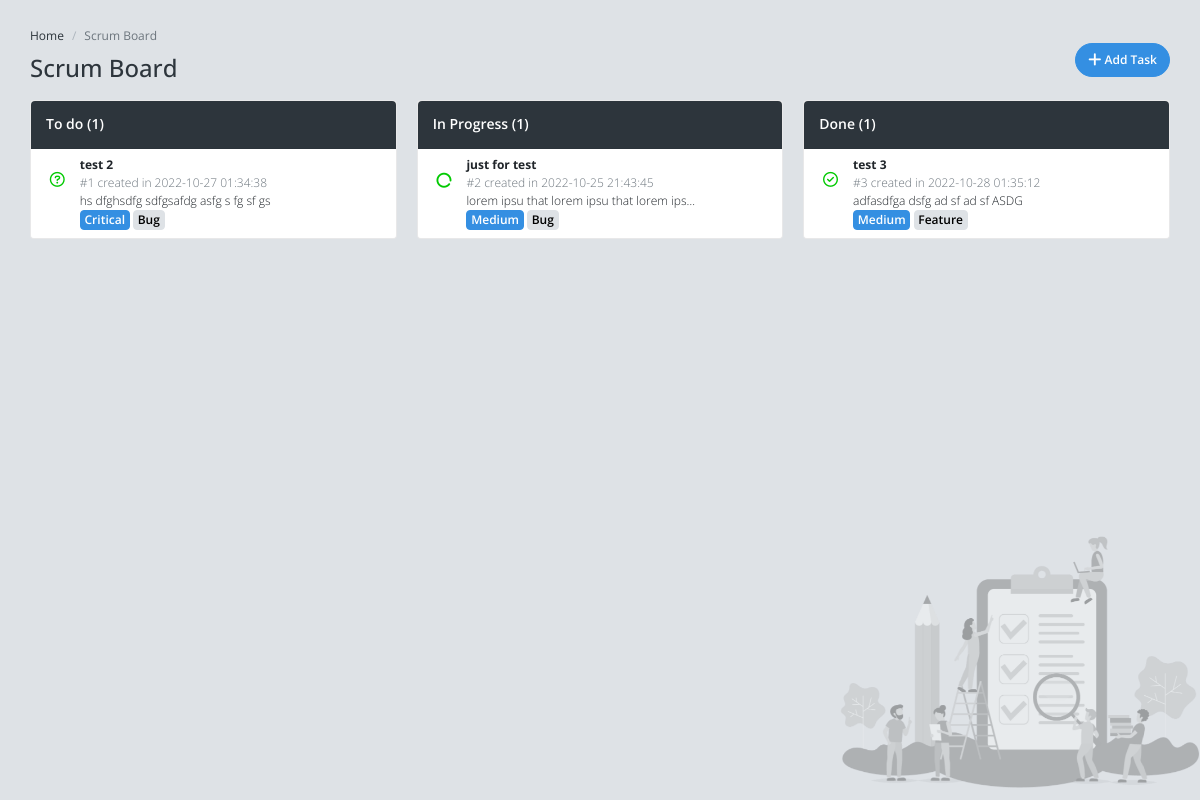
Before: / with the older database file.
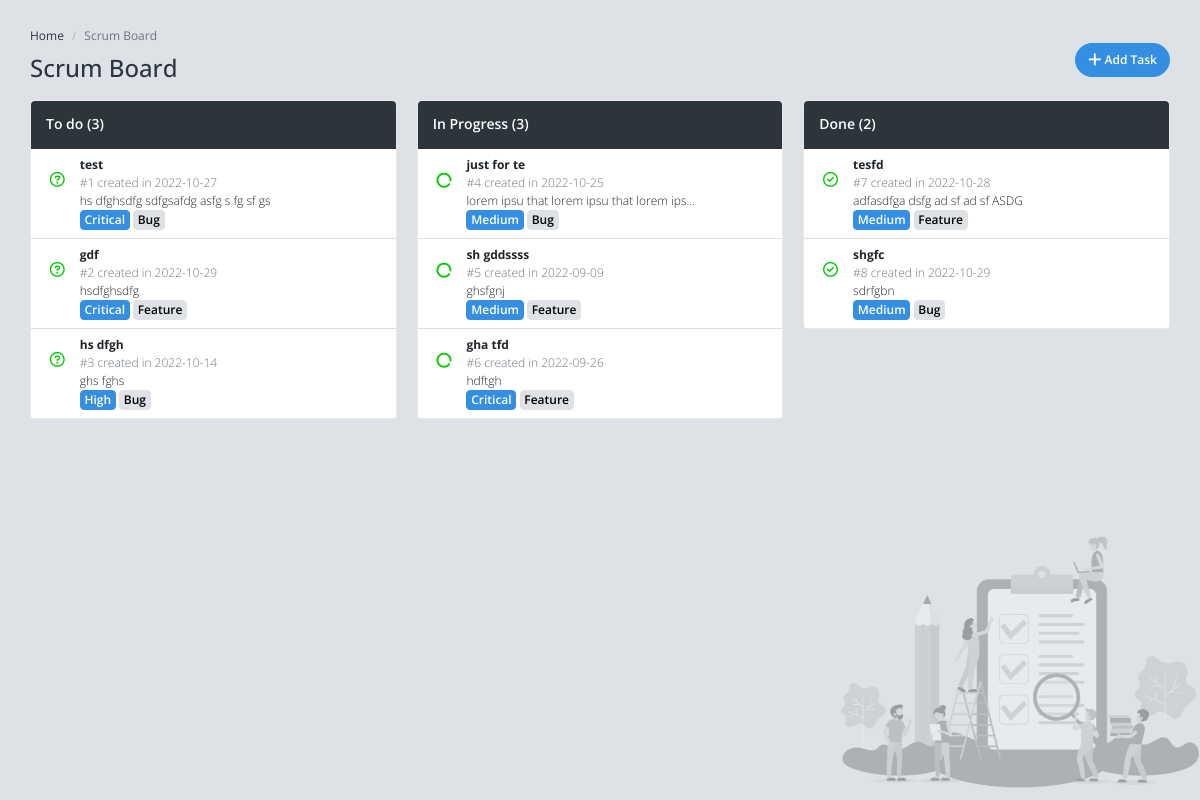
After: the same page with the newer database file.
### tables this page shows
CREATE TABLE `tasks` (
  `id` int(11) NOT NULL,
  `title` varchar(255) NOT NULL,
  `type_id` int(11) NOT NULL,
  `priority_id` int(11) NOT NULL,
  `status_id` int(11) NOT NULL,
  `task_datetime` date NOT NULL,
  `description` text NOT NULL
);

CREATE TABLE `priorities` (
  `id` int(11) NOT NULL,
  `name` varchar(255) NOT NULL
);

CREATE TABLE `types` (
  `id` int(11) NOT NULL,
  `name` varchar(255) NOT NULL
);

### controller.php (called while the page is built, shortened)
<?php
    $allTasks = getTasks();
    $toDoCount = 0;
    $inProgressCount = 0;
    $doneCount = 0;
    $allTasksCount = 1;
?>

### database.php (called while the page is built, shortened)
<?php
    function connect(){
        $serv = "localhost";
        $user = "root";
        $password = "";
        $DB = "youcodescrumboard";
        $con = new mysqli($serv , $user , $password , $DB);
        return $con;
    }
?>

### scripts.php (called while the page is built, shortened)
<?php
    include('database.php');
    function getTasks()
    {
        $sql = "SELECT ts.id as idTask,
            ts.title as titleTask,
            ts.type_id as typeTask,
            ts.priority_id as priorityTask,
            ts.status_id as statusTask,
            ts.task_datetime as dateTask,
            ts.description as descriptionTask,
            ty.name as nameType,
            st.name as nameStatus,
            pr.name as namePriority
            FROM tasks ts, types ty, statuses st, priorities pr
            WHERE ty.id = ts.type_id
            AND pr.id = ts.priority_id
            AND st.id = ts.status_id;";
        $result = connect() -> query($sql);
        return $result;
    }
?>

### index.php (the view, shortened to what this page needs)
<?php
    include ('scripts.php');
    include('controller.php');
?>
<!DOCTYPE html>
<html lang="en">
    <head>
        <link href="https://cdn.jsdelivr.net/npm/bootstrap@5.1.3/dist/css/bootstrap.min.css" rel="stylesheet" />
        <link href="assets/css/vendor.min.css" rel="stylesheet" />
        <link href="assets/css/default/app.min.css" rel="stylesheet" />
        <link href="assets/css/style.css" rel="stylesheet" />
    </head>
    <body>
        <div id="app" class="app-without-sidebar">
            <div id="content" class="app-content main-style">
                <div class="nav justify-content-between align-items-center">
                    <div>
                        <ol class="breadcrumb">
                            <li class="breadcrumb-item">
                                <a href="javascript:;">Home</a>
                            </li>
                            <li class="breadcrumb-item text-secondary">Scrum Board</li>
                        </ol>
                        <h1 class="page-header">Scrum Board</h1>
                    </div>
                    <div class="text-end button">
                        <a class="btn rounded-pill btn-primary" onclick="createTask()" >
                            Add Task
                        </a>
                    </div>
                </div>
                <div class="row">
                    <div class="col-lg-4 mb-3 col-md-6">
                        <div class="card">
                            <div class="card-header bg-dark">
                                <h4 class="text-white pt-2">To do (<span id="to-do-tasks-count"><?php echo $toDoCount; ?></span>)</h4>
                            </div>
                            <div class="list-group list-group-flush" id="toDo-tasks">
                                <?php foreach ($allTasks as $tasks) {
                                        if($tasks['nameStatus'] === "To Do"){
                                ?>
                                <button class="d-flex list-group-item w-100 pb-2 py-2 px-1" onclick="getTask('<?php echo $tasks['idTask']; ?>','<?php echo $tasks['dateTask']; ?>')" >
                                    <div class="m-3">
                                    </div>
                                    <div class="text-start">
                                        <div class="fw-bolder" id="taskTitle<?= $tasks['idTask'] ?>" ><?php echo $tasks['titleTask']; ?></div>
                                        <div class="description-max-width">
                                            <div class="fw-light text-secondary" >#<?php echo $allTasksCount++ ." created in ".$tasks['dateTask']; ?></div>
                                            <div class="text-truncate fw-light" id="taskDescription<?= $tasks['idTask'] ?>" ><?php echo $tasks['descriptionTask']; ?></div>
                                        </div>
                                        <div class="button">
                                            <span class="btn btn-primary px-1 py-0" id="taskPriority<?= $tasks['idTask'] ?>" ><?php echo $tasks['namePriority']; ?></span>
                                            <span class="btn btn-gray-300 text-black px-1 py-0" id="taskType<?= $tasks['idTask'] ?>"> <?php echo $tasks['nameType']; ?></span>
                                        </div>
                                    </div>
                                </button>
                                <?php   }
                                    } ?>
                            </div>
                        </div>
                    </div>
                    <div class="col-lg-4 mb-3 col-md-6">
                        <div class="card">
                            <div class="card-header bg-dark">
                                <h4 class="text-white pt-2">In Progress (<span id="in-progress-tasks-count"><?php echo $inProgressCount; ?></span>)</h4>
                            </div>
                            <div class="list-group list-group-flush" id="inProgress-tasks">
                                <?php foreach ($allTasks as $tasks) {
                                    if($tasks['nameStatus'] === "In Progress"){?>
                                <button id="inProgress-box" class="d-flex list-group-item w-100 pb-2 py-2 px-1" onclick="getTask('<?php echo $tasks['idTask']; ?>','<?php echo $tasks['dateTask']; ?>')">
                                    <div class="m-3 rotate">
                                        <i class="fa-lg fa-solid fa-circle-notch green"></i>
                                    </div>
                                    <div class="text-start">
                                        <div class="fw-bolder" id="taskTitle<?= $tasks['idTask'] ?>" ><?php echo $tasks['titleTask']; ?></div>
                                        <div class="description-max-width">
                                            <div class="fw-light text-secondary" >#<?php echo $allTasksCount++ ." created in ".$tasks['dateTask']; ?></div>
                                            <div class="text-truncate fw-light" id="taskDescription<?= $tasks['idTask'] ?>"><?php echo $tasks['descriptionTask']; ?></div>
                                        </div>
                                        <span class="btn btn-primary px-1 py-0" id="taskPriority<?= $tasks['idTask'] ?>"><?php echo $tasks['namePriority']; ?></span>
                                        <span class="btn btn-gray-300 text-black px-1 py-0" id="taskType<?= $tasks['idTask'] ?>"><?php echo $tasks['nameType']; ?></span>
                                    </div>
                                </button>
                                <?php   }
                                    } ?>
                            </div>
                        </div>
                    </div>
                    <div class="col-lg-4 mb-3 col-md-6">
                        <div class="card">
                            <div class="card-header bg-dark">
                                <h4 class="text-white pt-2">Done (<span id="done-tasks-count"><?php echo $doneCount; ?></span>)</h4>
                            </div>
                            <div class="list-group list-group-flush" id="done-tasks">
                                <?php foreach ($allTasks as $tasks) {
                                        if($tasks['nameStatus'] === "Done"){
                                ?>
                                <button class="d-flex list-group-item w-100 pb-2 py-2 px-1" onclick="getTask('<?php echo $tasks['idTask']; ?>','<?php echo $tasks['dateTask']; ?>')">
                                    <div class="m-3">
                                    </div>
                                    <div class="text-start">
                                        <div class="fw-bolder" id="taskTitle<?= $tasks['idTask'] ?>" ><?php echo $tasks['titleTask']; ?></div>
                                        <div class="description-max-width">
                                            <div class="fw-light text-secondary" >
                                                #<?php echo $allTasksCount++ ." created in ".$tasks['dateTask']; ?></div>
                                            <div class="text-truncate fw-light" id="taskDescription<?= $tasks['idTask'] ?>"><?php echo $tasks['descriptionTask']; ?></div>
                                        </div>
                                        <span class="btn btn-primary px-1 py-0" id="taskPriority<?= $tasks['idTask'] ?>"><?php echo $tasks['namePriority']; ?></span>
                                        <span class="btn btn-gray-300 text-black px-1 py-0" id="taskType<?= $tasks['idTask'] ?>"><?php echo $tasks['nameType']; ?></span>
                                    </div>
                                </button>
                                <?php   }
                                    } ?>
                            </div>
                        </div>
                    </div>
                </div>
            </div>
        </div>
    </body>
</html>

### assets/css/style.css (style rules this page uses)
.main-style { min-height: 100vh; background: url(../img/cover/cover-scrum-board.png) no-repeat fixed; background-size: 360px; background-position: right bottom; }
.green { color: rgb(2, 202, 2); }
.rotate { transform: rotate(110deg); }
.description-max-width { max-width: 14.5rem; }
:root { font-size: 16px; }
h4 { font-size: 14px; }

Changed rows visible on the page:
changed tasks "hs dfghsdfg sdfgsafdg asfg s fg sf gs": title "test 2" → "test"; task_datetime "2022-10-27 01:34:38" → "2022-10-27"
added tasks: title "gdf", task_datetime "2022-10-29", description "hsdfghsdfg", priority.name "Critical", type.name "Feature", shown under "To do (3)"
added tasks: title "hs dfgh", task_datetime "2022-10-14", description "ghs fghs", priority.name "High", type.name "Bug", shown under "To do (3)"
changed tasks "lorem ipsu that lorem ipsu that lorem ips…": title "just for test" → "just for te"; task_datetime "2022-10-25 21:43:45" → "2022-10-25"
added tasks: title "sh gddssss", task_datetime "2022-09-09", description "ghsfgnj", priority.name "Medium", type.name "Feature", shown under "In Progress (3)"
added tasks: title "gha tfd", task_datetime "2022-09-26", description "hdftgh", priority.name "Critical", type.name "Feature", shown under "In Progress (3)"
changed tasks "adfasdfga dsfg ad sf ad sf ASDG": title "test 3" → "tesfd"; task_datetime "2022-10-28 01:35:12" → "2022-10-28"
added tasks: title "shgfc", task_datetime "2022-10-29", description "sdrfgbn", priority.name "Medium", type.name "Bug", shown under "Done (2)"
Other visible differences:
$toDoCount: "1" → "3"
$inProgressCount: "1" → "3"
$doneCount: "1" → "2"
